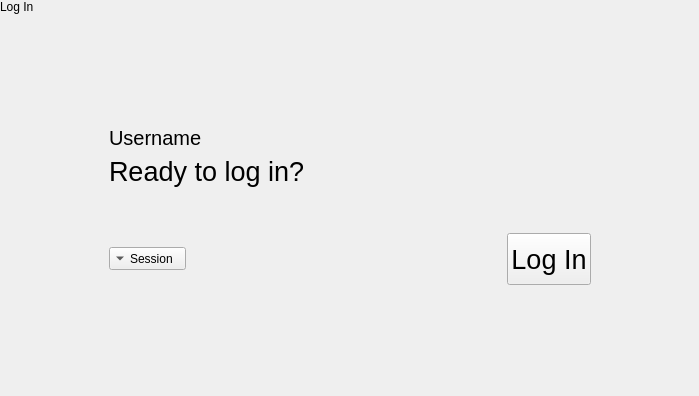
<?xml version="1.0" encoding="UTF-8"?>
<ui version="4.0">
 <class>ReadyPane</class>
 <widget class="QWidget" name="ReadyPane">
  <property name="geometry">
   <rect>
    <x>0</x>
    <y>0</y>
    <width>699</width>
    <height>396</height>
   </rect>
  </property>
  <property name="windowTitle">
   <string notr="true">Form</string>
  </property>
  <layout class="QGridLayout" name="gridLayout">
   <property name="leftMargin">
    <number>0</number>
   </property>
   <property name="topMargin">
    <number>0</number>
   </property>
   <property name="rightMargin">
    <number>0</number>
   </property>
   <property name="bottomMargin">
    <number>0</number>
   </property>
   <property name="spacing">
    <number>0</number>
   </property>
   <item row="3" column="1">
    <spacer name="verticalSpacer">
     <property name="orientation">
      <enum>Qt::Vertical</enum>
     </property>
     <property name="sizeHint" stdset="0">
      <size>
       <width>20</width>
       <height>91</height>
      </size>
     </property>
    </spacer>
   </item>
   <item row="1" column="1">
    <spacer name="verticalSpacer_2">
     <property name="orientation">
      <enum>Qt::Vertical</enum>
     </property>
     <property name="sizeHint" stdset="0">
      <size>
       <width>20</width>
       <height>91</height>
      </size>
     </property>
    </spacer>
   </item>
   <item row="2" column="0">
    <spacer name="horizontalSpacer">
     <property name="orientation">
      <enum>Qt::Horizontal</enum>
     </property>
     <property name="sizeHint" stdset="0">
      <size>
       <width>97</width>
       <height>20</height>
      </size>
     </property>
    </spacer>
   </item>
   <item row="2" column="2">
    <spacer name="horizontalSpacer_2">
     <property name="orientation">
      <enum>Qt::Horizontal</enum>
     </property>
     <property name="sizeHint" stdset="0">
      <size>
       <width>96</width>
       <height>20</height>
      </size>
     </property>
    </spacer>
   </item>
   <item row="2" column="1">
    <widget class="QFrame" name="lockFrame_3">
     <property name="minimumSize">
      <size>
       <width>500</width>
       <height>0</height>
      </size>
     </property>
     <property name="autoFillBackground">
      <bool>false</bool>
     </property>
     <property name="frameShape">
      <enum>QFrame::NoFrame</enum>
     </property>
     <property name="frameShadow">
      <enum>QFrame::Plain</enum>
     </property>
     <property name="lineWidth">
      <number>0</number>
     </property>
     <layout class="QVBoxLayout" name="verticalLayout_11">
      <item>
       <widget class="QLabel" name="usernameLabel">
        <property name="font">
         <font>
          <pointsize>15</pointsize>
         </font>
        </property>
        <property name="text">
         <string notr="true">Username</string>
        </property>
        <property name="buddy">
         <cstring></cstring>
        </property>
       </widget>
      </item>
      <item>
       <widget class="QLabel" name="messageLabel">
        <property name="font">
         <font>
          <pointsize>20</pointsize>
         </font>
        </property>
        <property name="text">
         <string notr="true">Ready to log in?</string>
        </property>
       </widget>
      </item>
      <item>
       <spacer name="verticalSpacer_8">
        <property name="orientation">
         <enum>Qt::Vertical</enum>
        </property>
        <property name="sizeType">
         <enum>QSizePolicy::Fixed</enum>
        </property>
        <property name="sizeHint" stdset="0">
         <size>
          <width>20</width>
          <height>40</height>
         </size>
        </property>
       </spacer>
      </item>
      <item>
       <layout class="QVBoxLayout" name="verticalLayout_15">
        <property name="spacing">
         <number>0</number>
        </property>
        <item>
         <layout class="QHBoxLayout" name="horizontalLayout_10">
          <property name="bottomMargin">
           <number>0</number>
          </property>
          <item>
           <widget class="QToolButton" name="sessionSelect">
            <property name="text">
             <string notr="true">Session</string>
            </property>
            <property name="popupMode">
             <enum>QToolButton::InstantPopup</enum>
            </property>
            <property name="toolButtonStyle">
             <enum>Qt::ToolButtonTextBesideIcon</enum>
            </property>
            <property name="arrowType">
             <enum>Qt::DownArrow</enum>
            </property>
           </widget>
          </item>
          <item>
           <widget class="QLineEdit" name="password_2">
            <property name="sizePolicy">
             <sizepolicy hsizetype="Ignored" vsizetype="Fixed">
              <horstretch>0</horstretch>
              <verstretch>0</verstretch>
             </sizepolicy>
            </property>
            <property name="font">
             <font>
              <pointsize>30</pointsize>
             </font>
            </property>
            <property name="frame">
             <bool>false</bool>
            </property>
            <property name="echoMode">
             <enum>QLineEdit::Password</enum>
            </property>
            <property name="alignment">
             <set>Qt::AlignCenter</set>
            </property>
            <property name="clearButtonEnabled">
             <bool>false</bool>
            </property>
           </widget>
          </item>
          <item>
           <spacer name="horizontalSpacer_6">
            <property name="orientation">
             <enum>Qt::Horizontal</enum>
            </property>
            <property name="sizeHint" stdset="0">
             <size>
              <width>40</width>
              <height>20</height>
             </size>
            </property>
           </spacer>
          </item>
          <item>
           <widget class="QPushButton" name="loginButton">
            <property name="sizePolicy">
             <sizepolicy hsizetype="Preferred" vsizetype="Preferred">
              <horstretch>0</horstretch>
              <verstretch>0</verstretch>
             </sizepolicy>
            </property>
            <property name="font">
             <font>
              <pointsize>20</pointsize>
             </font>
            </property>
            <property name="text">
             <string notr="true">Log In</string>
            </property>
            <property name="icon">
             <iconset theme="go-next">
              <normaloff>../tsscreenlock/screenlock</normaloff>../tsscreenlock/screenlock</iconset>
            </property>
            <property name="iconSize">
             <size>
              <width>32</width>
              <height>32</height>
             </size>
            </property>
            <property name="default">
             <bool>false</bool>
            </property>
            <property name="flat">
             <bool>false</bool>
            </property>
           </widget>
          </item>
         </layout>
        </item>
       </layout>
      </item>
     </layout>
    </widget>
   </item>
   <item row="0" column="0" colspan="3">
    <widget class="tTitleLabel" name="titleLabel">
     <property name="text">
      <string>Log In</string>
     </property>
    </widget>
   </item>
  </layout>
 </widget>
 <customwidgets>
  <customwidget>
   <class>tTitleLabel</class>
   <extends>QLabel</extends>
   <header location="global">ttitlelabel.h</header>
   <slots>
    <signal>backButtonClicked()</signal>
   </slots>
  </customwidget>
 </customwidgets>
 <resources/>
 <connections/>
</ui>
